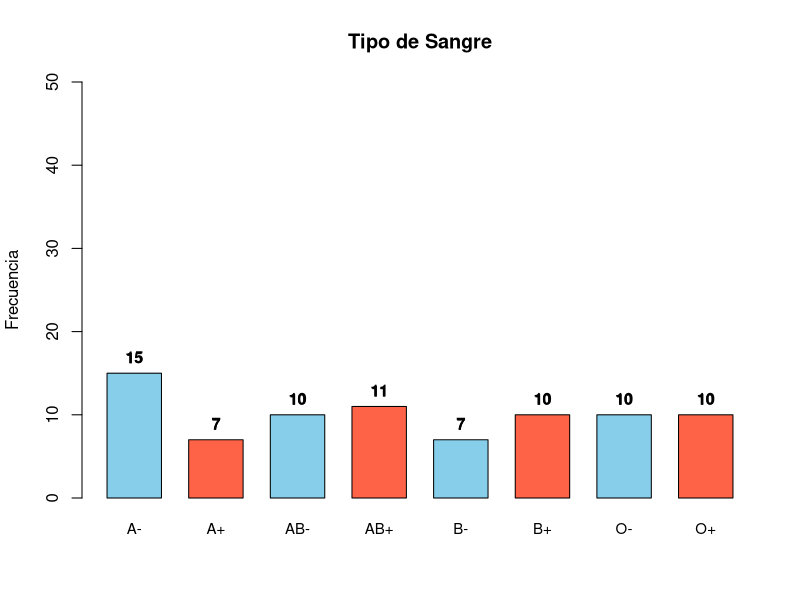
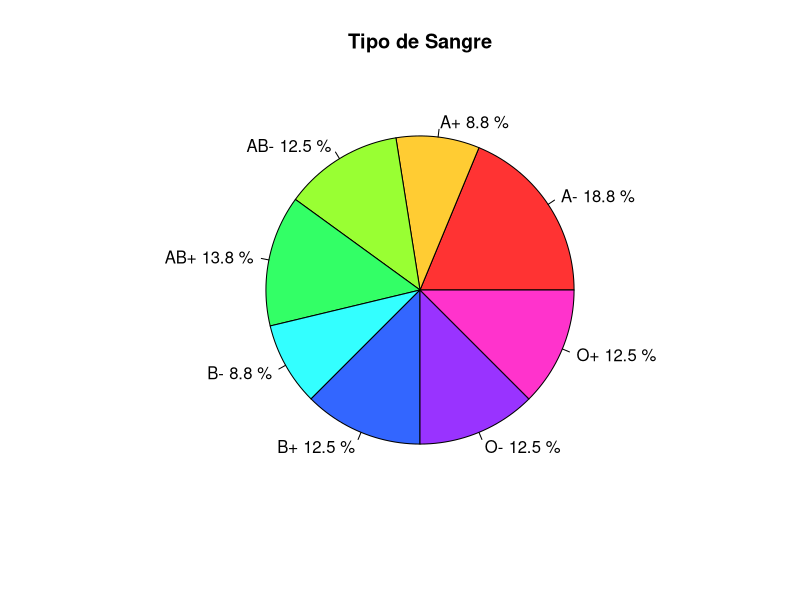

Reproduce these figures in R, in order.
## ---- chunk 1
knitr::opts_chunk$set(echo = TRUE)
## ---- chunk 2
rm(list = ls())

## ---- chunk 3
sangre <- c("A-", "AB-", "AB+", "B+", "O-", "O+", "B+", "A-", "O-", "B-", "A-", "A-", "O+", "A+",
 "O+", "AB+", "B+", "AB+", "AB-", "B-", "O-", "O+", "B+", "O+", "O+", "O+", "A+", "O-", "AB-", "A-", "B+",
 "O-", "B-", "A-", "A-", "AB-", "B+", "AB-", "A-", "B+", "A-", "AB-", "O-", "AB+", "B+", "O+", "B-", "O-", "A-",
 "AB-", "O+", "AB+", "AB+", "B+", "O-", "AB+", "AB+", "AB-", "A-", "O-", "AB+", "AB+", "A+", "A+",
 "O+", "B+", "AB-", "O-", "A-", "A+", "A+", "B-", "B-", "B-", "A+", "A-", "AB-", "A-", "A-", "AB+")
               
## ---- chunk 4
summary(sangre)
## ---- chunk 5
sangre_ord <- sort(sangre); (sangre_ord)
## ---- chunk 6
table(sangre)                # Frecuencias
prop.table(table(sangre))    # Proporciones
## ---- chunk 7

freq <- table(sangre)
porc <- round(prop.table(freq)*100, 1)
mi_min <- names(freq)[which.min(freq)] 
(mi_min)
mi_max <- names(freq)[which.max(freq)] 
(mi_max)
## ---- chunk 8
bar_colors <- c("skyblue", "tomato")

# Gráfico
bp <- barplot(freq,
              col = bar_colors,
              main = "Tipo de Sangre",
              xlab = "",
              ylab = "Frecuencia",
              ylim = c(0, 50),   # << ahora llega hasta 50
              cex.names = 0.9,
              space = 0.5
)

# Agregar valores encima de cada barra
text(bp, freq, labels = freq, pos = 3, cex = 1, font = 2)
text(bp, freq, labels = freq, pos = 3, cex = 0.9, font = 2)
      
## ---- chunk 9
pie(freq,
    labels = paste(names(freq), porc, "%"),
    col = rainbow(length(freq), 0.8),
    main = "Tipo de Sangre")
